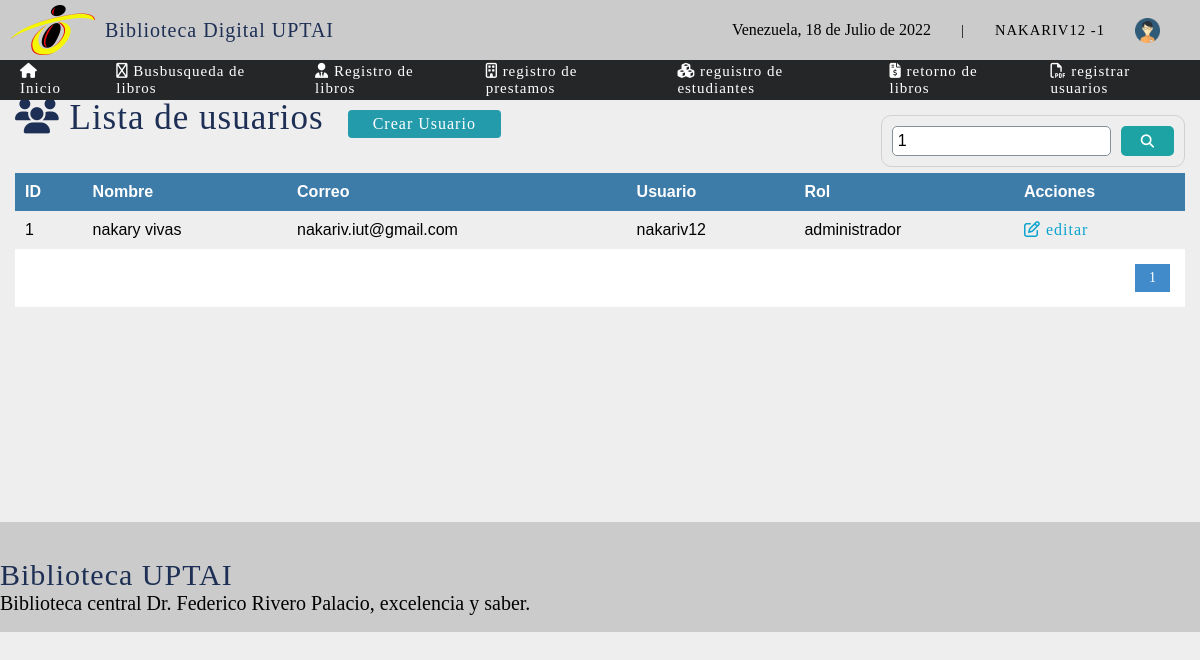
The page /sistema/buscar_usuarios.php?busqueda=1 (signed in) on the database its author committed.
### tables this page shows
CREATE TABLE `usuarios` (
  `idusuario` int(11) NOT NULL,
  `nombre_u` varchar(50) DEFAULT NULL,
  `correo` varchar(50) DEFAULT NULL,
  `usuario` varchar(15) DEFAULT NULL,
  `clave` varchar(100) DEFAULT NULL,
  `rol` int(11) DEFAULT NULL,
  `status` int(2) NOT NULL DEFAULT 1,
  `id_userCreador` int(11) DEFAULT NULL,
  `id_userDeleted` int(11) DEFAULT NULL
);

CREATE TABLE `rol` (
  `idrol` int(11) NOT NULL,
  `rol` varchar(20) DEFAULT NULL
);

### sistema/buscar_usuarios.php (the view, shortened to what this page needs)
<?php
	include "../conexion.php";
 ?>
<!DOCTYPE html>
<html lang="en">
<head>
	<?php include "vista/includes/scripts.php";?>
</head>
<body>
	<?php include "vista/includes/header.php";?>
	<section id="container">
		<?php
		$busqueda = strtolower($_REQUEST['busqueda']);
		 ?>
		<h1><i class="fas fa-users"></i> Lista de usuarios</h1>
		<a href="registro_usuario.php" class="btn_new">Crear Usuario</a>
		<form action="buscar_usuarios.php" method="get" class="form_search">
			<input type="text" name="busqueda" id="busqueda" placeholder="buscar" value="<?php echo $busqueda; ?>">
			<button type="submit" class="btn_search"><i class="fas fa-search"></i></button>
		</form>
		<table>
			<tr>
				<th>ID</th>
				<th>Nombre</th>
				<th>Correo</th>
				<th>Usuario</th>
				<th>Rol</th>
				<th>Acciones</th>
			</tr>
			<?php
			$rol = '';
			$sql_register =  mysqli_query($conection, "SELECT count(*) as total_registro FROM usuarios
															WHERE ( idusuario LIKE '%$busqueda%' OR
																	nombre_u LIKE '%$busqueda%' OR
																	correo LIKE '%$busqueda%' OR
																	usuario LIKE '%$busqueda%'
																	$rol )
															AND status = 1;");
			$result_register = mysqli_fetch_array($sql_register);
			$total_registro = $result_register['total_registro'];
			$por_pagina = 5;
			if(empty($_GET['pagina']))
			{
				$pagina = 1;
			}else{
				$pagina = $_GET['pagina'];
			}
			$desde = ($pagina-1) * $por_pagina;
			$total_paginas = ceil($total_registro / $por_pagina);
			$query =  mysqli_query($conection,"SELECT u.idusuario, u.nombre_u, u.correo, u.usuario, r.rol FROM usuarios u INNER JOIN rol r ON u.rol = r.idrol
										WHERE ( u.idusuario LIKE '%$busqueda%' OR
												u.nombre_u LIKE '%$busqueda%' OR
												u.correo LIKE '%$busqueda%' OR
												u.usuario LIKE '%$busqueda%' OR
												r.rol   LIKE '%$busqueda%')
										AND status = 1 ORDER BY u.idusuario ASC LIMIT $desde, $por_pagina");
			$result = mysqli_num_rows($query);
			if($result > 0){
				while ($data = mysqli_fetch_array($query)) {
			 ?>
			<tr>
				<td><?php echo $data["idusuario"] ;?></td>
				<td><?php echo $data["nombre_u"]; ?></td>
				<td><?php echo $data["correo"] ;?></td>
				<td><?php echo $data["usuario"] ;?></td>
				<td><?php echo $data["rol"] ;?></td>
				<td>
					<a class="link_edit" href="editar_usuarios.php?id=<?php echo $data["idusuario"];?>"><i class="far fa-edit"></i> editar </a>
				</td>
			</tr>
			<?php
				}
			}
			?>
		</table>
		<?php
			if($total_registro != 0){
		 ?>
		<div class="paginador">
			<ul>
					<?php
						for ($i=1; $i <= $total_paginas; $i++) {
							if ($i == $pagina ) {
								echo '<li class="pageSelected">'.$i.'</li>';
							}else{
								echo '<li><a href="?pagina='.$i.'&busqueda='.$busqueda.'">'.$i.'</a></li>';
							}
						}
					 ?>
			</ul>
		</div>
	<?php  } ?>
	</section>
	<?php include "vista/includes/footer.php";?>
</body>
</html>

### sistema/vista/css/estilos1.css (style rules this page uses)
* { margin: 0; padding: 0; box-sizing: border-box; }
body { margin: 0; background: #EEEEEE; }
a { text-decoration: none; font-family: 'Piazzolla'; letter-spacing: 1px; }
h1, h2, h3, h4, h5, h6 { font-family: 'Piazzolla'; font-weight: normal; letter-spacing: 1px; color: #1D2F54;; }
h1 { font-size: 26px; }
#container { padding: 90px 15px 15px; }
form { background: #fff; margin: auto; padding: 20px 50px; border: 1px solid #d1d1d1; }
input,select { display: block; width: 100%; font-size: 12pt; padding: 5px; border: 1px solid #85929c; border-radius: 5px; }
#container h1 { font-size: 35px; display: inline-block; }
.btn_new { display: inline-block; background: #239baa; color: #fff; padding: 5px 25px; border-radius: 4px; margin: 20px; }
table { margin-top: 15px; border-collapse: collapse; font-size: 12pt; font-family: 'arial'; width: 100%; }
table th { text-align: left; padding: 10px; background: #3d7ba8; color: #fff; }
table tr:nth-child(odd) { background: #fff; border: 2px; }
table td { padding: 10px; }
.link_edit { color: #0ca4ce; }
.paginador ul { padding: 15px; list-style: none; background: #fff; display: -webkit-flex; display: -moz-flex; display: -ms-flex; display: -o-flex; display: flex; justify-content: flex-end; }
.paginador a, .pageSelected { color: #428bca; border: 1px solid #ddd; padding: 5px; display: inline-block; font-size: 14px; text-align: center; width: 35px; }
.pageSelected { color: #fff; background: #428bca; border: 1px solid #428bca; }
.form_search { margin-top: 25px; display: -webkit-flex; display: -moz-flex; display: -ms-flex; display: -o-flex; display: flex; float: right; background: initial; padding: 10px; border-radius: 10px; }
.form_search .btn_search { background: #1da3a3; color: #fff; padding: 0 20px; border: 0; cursor: pointer; margin-left: 10px; }
.form_search button { border-radius: 5px; }

### rows shown on the page
usuarios: idusuario "1", nombre_u "nakary vivas", correo "nakariv.iut@gmail.com", usuario "nakariv12", rol.rol "administrador"

### other values the page prints
fechaC() "18 de Julio de 2022"
$_SESSION['user'] "NAKARIV12"
$_SESSION['rol'] "1"
